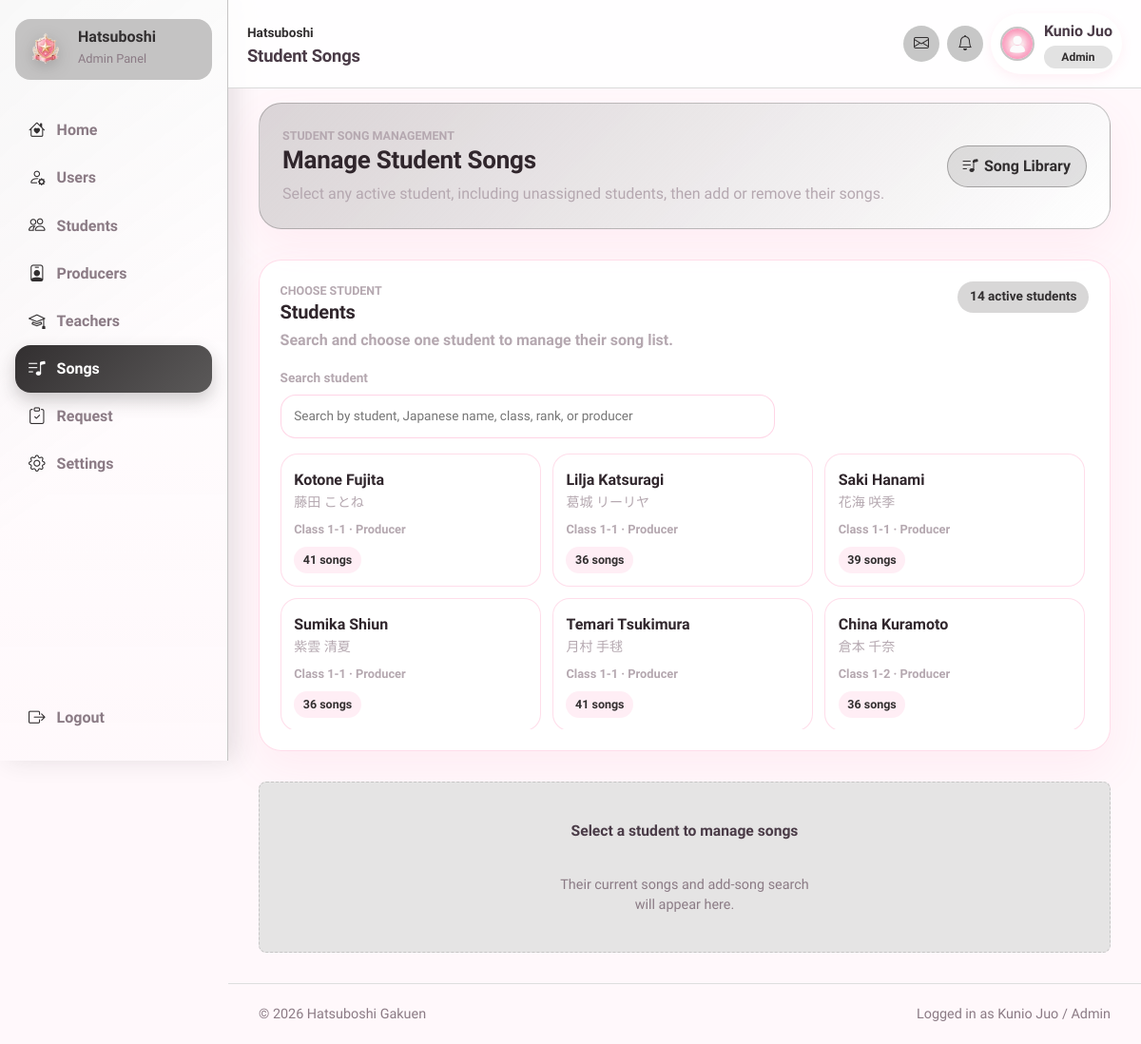
Page /admin/student_songs.php (signed in) on the committed database.
### tables this page shows
CREATE TABLE `students` (
  `id` int(11) NOT NULL,
  `user_id` int(11) NOT NULL,
  `name` varchar(100) NOT NULL,
  `name_jp` varchar(100) DEFAULT NULL,
  `birthday` date DEFAULT NULL,
  `zodiac` varchar(30) DEFAULT NULL,
  `blood_type` char(2) DEFAULT NULL,
  `height` int(11) DEFAULT NULL,
  `weight` int(11) DEFAULT NULL,
  `three_size` varchar(20) DEFAULT NULL,
  `hometown` varchar(50) DEFAULT NULL,
  `hobbies` text DEFAULT NULL,
  `special_skill` text DEFAULT NULL,
  `school_year` varchar(20) DEFAULT NULL,
  `rank` varchar(10) GENERATED ALWAYS AS (case when (`vocal` + `dance` + `visual`) * 2.3 >= 35000 then 'S5' when (`vocal` + `dance` + `visual`) * 2.3 >= 26000 then 'S4' when (`vocal` + `dance` + `visual`) * 2.3 >= 23000 then 'SSS+' when (`vocal` + `dance` + `visual`) * 2.3 >= 20000 then 'SSS' when (`vocal` + `dance` + `visual`) * 2.3 >= 16000 then 'SS' when (`vocal` + `dance` + `visual`) * 2.3 >= 14500 then 'S+' when (`vocal` + `dance` + `visual`) * 2.3 >= 13000 then 'S' when (`vocal` + `dance` + `visual`) * 2.3 >= 12000 then 'A+' when (`vocal` + `dance` + `visual`) * 2.3 >= 11000 then 'A' when (`vocal` + `dance` + `visual`) * 2.3 >= 10000 then 'B+' when (`vocal` + `dance` + `visual`) * 2.3 >= 9000 then 'B' when (`vocal` + `dance` + `visual`) * 2.3 >= 7500 then 'C+' when (`vocal` + `dance` + `visual`) * 2.3 >= 6500 then 'C' when (`vocal` + `dance` + `visual`) * 2.3 >= 5000 then 'D' when (`vocal` + `dance` + `visual`) * 2.3 >= 3000 then 'E' else 'Debut' end) STORED,
  `vocal` int(11) NOT NULL DEFAULT 0,
  `dance` int(11) NOT NULL DEFAULT 0,
  `visual` int(11) NOT NULL DEFAULT 0,
  `bio` text DEFAULT NULL,
  `producer_id` int(11) DEFAULT NULL,
  `producer_status` enum('active','removal_pending','released','unassigned') DEFAULT 'unassigned',
  `created_at` datetime NOT NULL DEFAULT current_timestamp(),
  `updated_at` datetime NOT NULL DEFAULT current_timestamp() ON UPDATE current_timestamp()
);

CREATE TABLE `users` (
  `id` int(11) NOT NULL,
  `username` varchar(50) NOT NULL,
  `password` varchar(255) NOT NULL,
  `role` enum('admin','producer','teacher','student') NOT NULL,
  `avatar` varchar(255) DEFAULT NULL,
  `is_active` tinyint(1) NOT NULL DEFAULT 1,
  `created_at` datetime NOT NULL DEFAULT current_timestamp(),
  `updated_at` datetime NOT NULL DEFAULT current_timestamp() ON UPDATE current_timestamp(),
  `last_login` datetime DEFAULT NULL,
  `theme_primary_color` varchar(20) DEFAULT '#FF6B9D',
  `theme_secondary_color` varchar(20) DEFAULT '#FFB3D1'
);

### includes/admin_song_helpers.php (called while the page is built, shortened)
<?php
function e(?string $value): string
{
    return htmlspecialchars($value ?? '', ENT_QUOTES, 'UTF-8');
}

### admin/student_songs.php (the view, shortened to what this page needs)
<?php
require_once '../config/database.php';
require_once '../includes/admin_song_helpers.php';
$manage_student_id = isset($_GET['manage_student_id']) ? max(0, (int) $_GET['manage_student_id']) : 0;
$manual_request_id = max(0, (int) ($_GET['request_id'] ?? $_POST['request_id'] ?? 0));
$admin_student_stmt = $pdo->query(
    'SELECT
        s.id,
        s.name,
        s.name_jp,
        s.school_year,
        s.rank,
        p.username AS producer_name,
        COUNT(ss.id) AS song_count
     FROM students s
     INNER JOIN users u ON u.id = s.user_id AND u.is_active = 1
     LEFT JOIN users p ON p.id = s.producer_id
     LEFT JOIN student_songs ss ON ss.student_id = s.id
     GROUP BY s.id, s.name, s.name_jp, s.school_year, s.rank, p.username
     ORDER BY s.school_year ASC, s.name ASC'
);
$admin_students = $admin_student_stmt->fetchAll();
$managed_student = null;
require_once '../includes/header.php';
require_once '../includes/sidebar.php';
?>
<main class="dashboard-main admin-songs-main">
    <section class="admin-songs-hero">
        <div>
            <p class="dashboard-eyebrow">Student Song Management</p>
            <h2>Manage Student Songs</h2>
            <p>Select any active student, including unassigned students, then add or remove their songs.</p>
        </div>
        <div class="admin-songs-filter-actions">
            <a href="/gakumas-sms/admin/songs.php" class="admin-songs-reset-button">
                <i class="bi bi-music-note-list" aria-hidden="true"></i>
                Song Library
            </a>
        </div>
    </section>
    <section class="admin-student-songs-card admin-songs-library" id="adminStudentSongs">
        <div class="admin-student-songs-heading">
            <div>
                <p class="dashboard-eyebrow">Choose Student</p>
                <h3>Students</h3>
                <p>Search and choose one student to manage their song list.</p>
            </div>
            <span><?= count($admin_students) ?> active students</span>
        </div>
        <label class="admin-student-manage-search">
            <span>Search student</span>
            <input type="search" id="adminManageStudentSearch" placeholder="Search by student, Japanese name, class, rank, or producer" autocomplete="off">
        </label>
        <?php if (empty($admin_students)): ?>
            <div class="empty-dashboard-state">
                <strong>No active students found</strong>
                <p>Add or activate students before managing song assignments.</p>
            </div>
        <?php else: ?>
            <div class="admin-student-manage-grid" id="adminManageStudentGrid">
                <?php foreach ($admin_students as $student): ?>
                    <?php
                    $student_card_search = strtolower(implode(' ', [
                        $student['name'] ?? '',
                        $student['name_jp'] ?? '',
                        $student['school_year'] ?? '',
                        $student['rank'] ?? '',
                        $student['producer_name'] ?? 'Unassigned',
                    ]));
                    ?>
                    <a
                        href="/gakumas-sms/admin/student_songs.php?manage_student_id=<?= (int) $student['id'] ?><?= $manual_request_id > 0 ? '&request_id=' . (int) $manual_request_id : '' ?>#adminStudentSongs"
                        class="admin-student-manage-card <?= $manage_student_id === (int) $student['id'] ? 'is-selected' : '' ?>"
                        data-manage-student-card
                        data-student-search="<?= e($student_card_search) ?>">
                        <span>
                            <strong><?= e($student['name']) ?></strong>
                            <?php if (!empty($student['name_jp'])): ?>
                                <small lang="ja"><?= e($student['name_jp']) ?></small>
                            <?php endif; ?>
                        </span>
                        <em><?= e($student['school_year'] ?: 'No class') ?> · <?= e($student['producer_name'] ?: 'Unassigned') ?></em>
                        <b><?= (int) $student['song_count'] ?> song<?= (int) $student['song_count'] === 1 ? '' : 's' ?></b>
                    </a>
                <?php endforeach; ?>
            </div>
        <?php endif; ?>
    </section>
    <?php if (!$managed_student): ?>
        <section class="empty-dashboard-state admin-student-song-empty">
            <strong>Select a student to manage songs</strong>
            <p>Their current songs and add-song search will appear here.</p>
        </section>
    <?php endif; ?>
</main>
<?php require_once '../includes/footer.php'; ?>

### assets/css/theme.css (style rules this page uses)
:root { --primary-pink: #FF6B9D; --primary-pink-light: #FFB3D1; --primary-pink-pale: #FFF0F5; --accent-gold: #FFD700; --vocal-color: #FF6B9D; --dance-color: #6BB6FF; --visual-color: #FFD454; --text-primary: #4A3B47; --text-secondary: #8B7B85; --text-muted: #B5A8B0; --bg-page: #FFF8FB; --bg-card: #FFFFFF; --bg-soft: #FFF0F5; --bg-overlay: rgba(255, 240, 245, 0.85); --success: #7DD87D; --warning: #FFAB54; --error: #FF6B6B; --info: #6BB6FF; --primary: var(--primary-pink); --secondary: var(--primary-pink-light); --shadow-soft: 0 4px 12px rgba(255, 107, 157, 0.10); --shadow-medium: 0 6px 20px rgba(255, 107, 157, 0.15); --shadow-strong: 0 10px 30px rgba(255, 107, 157, 0.20); --radius-sm: 8px; --radius-md: 16px; --radius-lg: 24px; --radius-pill: 9999px; --space-1: 4px; --space-2: 8px; --space-3: 12px; --space-4: 16px; --space-5: 24px; --space-6: 32px; --space-7: 48px; --transition: 0.2s ease; }
body { font-family: 'M PLUS Rounded 1c', 'Quicksand', sans-serif; background: var(--bg-page); color: var(--text-primary); line-height: 1.6; -webkit-font-smoothing: antialiased; -moz-osx-font-smoothing: grayscale; }
h1, h2, h3, h4, h5, h6 { font-family: 'M PLUS Rounded 1c', sans-serif; font-weight: 700; color: var(--text-primary); letter-spacing: -0.01em; }
h2 { font-size: 1.625rem; margin-bottom: var(--space-4); }
h3 { font-size: 1.25rem; margin-bottom: var(--space-3); }
a { color: var(--primary); text-decoration: none; transition: color var(--transition); }

### assets/css/pages/dashboard.css (style rules this page uses)
.dashboard-main { margin-left: 240px; padding: 108px 32px 32px; }
.dashboard-eyebrow { margin: 0 0 6px; color: var(--primary); font-size: 0.78rem; font-weight: 800; letter-spacing: 0; text-transform: uppercase; }
.empty-dashboard-state { display: grid; place-items: center; min-height: 180px; padding: 24px; border: 1px dashed color-mix(in srgb, var(--primary) 28%, white); border-radius: var(--radius-sm); background: color-mix(in srgb, var(--secondary) 16%, white); color: var(--text-secondary); text-align: center; }
.empty-dashboard-state strong { color: var(--text-primary); font-size: 0.98rem; }
.empty-dashboard-state p { max-width: 280px; margin: 6px 0 0; font-size: 0.9rem; line-height: 1.45; }

### assets/css/pages/admin-songs-responsive.css (style rules this page uses)
.admin-songs-main .admin-student-songs-card { display: grid; gap: 1rem; padding: 1.35rem; border: 1px solid rgba(255, 179, 209, 0.45); border-radius: 24px; background: rgba(255, 255, 255, 0.9); box-shadow: 0 18px 45px rgba(255, 107, 157, 0.08); }
.admin-songs-main .admin-student-songs-heading { display: flex; justify-content: space-between; gap: 1rem; align-items: flex-start; }
.admin-songs-main .admin-student-manage-search { display: grid; gap: 0.4rem; max-width: 520px; color: var(--text-muted, #7b6f76); font-size: 0.85rem; font-weight: 800; }
.admin-songs-main .admin-student-manage-search input { min-height: 44px; border: 1px solid rgba(255, 179, 209, 0.55); border-radius: 16px; padding: 0.7rem 0.85rem; background: rgba(255, 255, 255, 0.94); }
.admin-songs-main .admin-student-manage-grid { display: grid; grid-template-columns: repeat(auto-fit, minmax(230px, 1fr)); gap: 0.75rem; }
.admin-songs-main .admin-student-manage-card { display: grid; gap: 0.45rem; border: 1px solid rgba(255, 179, 209, 0.45); border-radius: 18px; padding: 0.85rem; background: rgba(255, 255, 255, 0.86); color: var(--text-main, #30262c); text-decoration: none; }
.admin-songs-main .admin-student-manage-card span, .admin-songs-main .admin-student-song-picker-option span { display: grid; min-width: 0; }
.admin-songs-main .admin-student-manage-card em { color: var(--text-muted, #7b6f76); font-style: normal; font-weight: 800; }
.admin-songs-main .admin-student-manage-card b { width: fit-content; border-radius: 999px; padding: 0.25rem 0.6rem; color: var(--primary, #ff6b9d); background: rgba(255, 179, 209, 0.22); font-size: 0.78rem; }

### rows in the picture
students: name "Kotone Fujita", name_jp "藤田 ことね", school_year "Class 1-1", producer.username "Producer", song_count "41"
students: name "Lilja Katsuragi", name_jp "葛城 リーリヤ", school_year "Class 1-1", producer.username "Producer", song_count "36"
students: name "Saki Hanami", name_jp "花海 咲季", school_year "Class 1-1", producer.username "Producer", song_count "39"
students: name "Sumika Shiun", name_jp "紫雲 清夏", school_year "Class 1-1", producer.username "Producer", song_count "36"
students: name "Temari Tsukimura", name_jp "月村 手毬", school_year "Class 1-1", producer.username "Producer", song_count "41"
students: name "China Kuramoto", name_jp "倉本 千奈", school_year "Class 1-2", producer.username "Producer", song_count "36"

### other values in the picture
$page_title "Student Songs"
$username "Kunio Juo"
$role_label "Admin"
$panel_label "Admin Panel"
$item['label'] "Home"
$item['label'] "Users"
$item['label'] "Students"
$item['label'] "Producers"
$item['label'] "Teachers"
$item['label'] "Songs"
$item['label'] "Request"
$item['label'] "Settings"
count($admin_students) "14"
$_SESSION['user_name'] "Kunio Juo"
$_SESSION['role'] "Admin"
